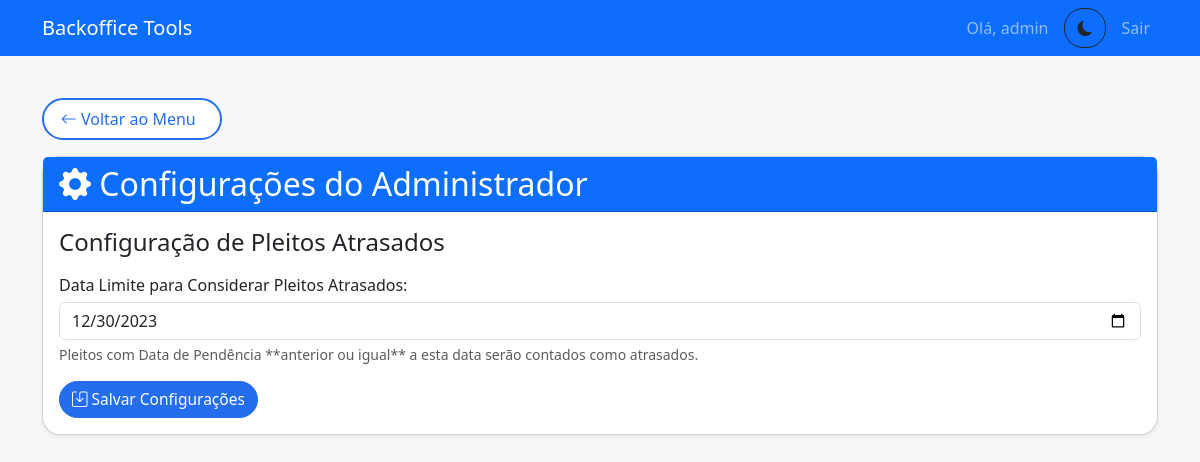
The app's page /admin_settings (signed in), older data.
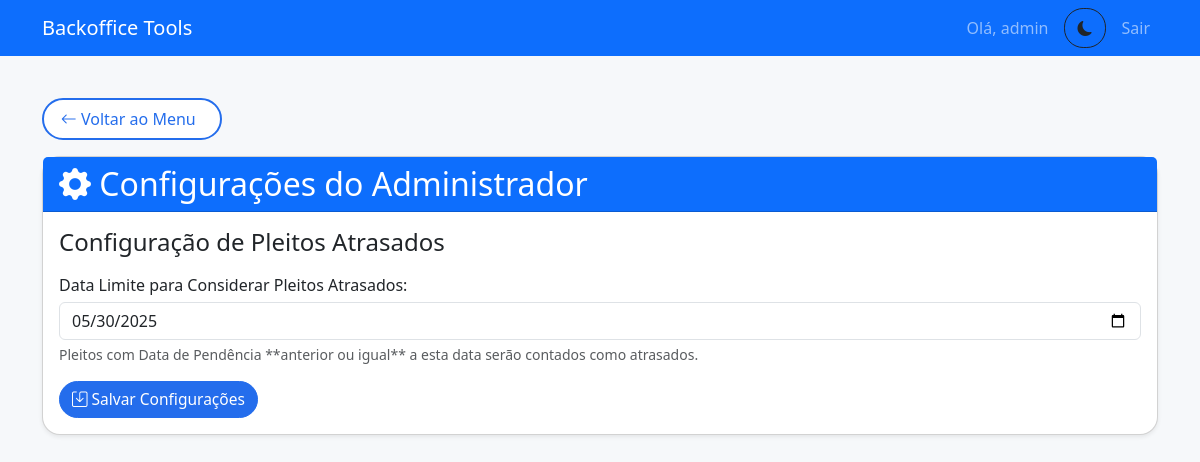
The same page, newer data.
### models.py (models this page shows, shortened)
class Configuracao(db.Model):
    id = db.Column(db.Integer, primary_key=True)
    chave = db.Column(db.String(100), unique=True, nullable=False)
    valor = db.Column(db.String(255), nullable=True)
    tipo = db.Column(db.String(50), nullable=True)
    descricao = db.Column(db.Text, nullable=True)

### app.py (the view, shortened to what this page needs)
@app.route('/admin_settings', methods=['GET', 'POST'])
@permission_required('can_manage_users') # Apenas Admin pode acessar configurações gerais
def admin_settings():
    config_atraso = Configuracao.query.filter_by(chave='data_limite_pleitos_atrasados').first()
    data_limite_atraso = config_atraso.valor if config_atraso else (datetime.now() - timedelta(days=30)).strftime('%Y-%m-%d') # Valor padrão se não existir
    return render_template('admin_settings.html', data_limite_atraso=data_limite_atraso)

### app.py (called while the page is built)
def permission_required(permission_name):
    def decorator(f):
        @wraps(f)
        def decorated_function(*args, **kwargs):
            if 'username' not in session:
                flash('Você precisa estar logado para acessar esta funcionalidade.', 'danger')
                return redirect(url_for('login'))
            user = User.query.filter_by(username=session['username']).first()
            if user and hasattr(user.role, permission_name) and getattr(user.role, permission_name):
                return f(*args, **kwargs)
            else:
                flash('Você não tem permissão para realizar esta ação ou acessar esta página.', 'danger')
                return redirect(url_for('menu')) # Ou abort(403)
        return decorated_function
    return decorator

### templates/admin_settings.html (shortened to what this page needs)
{% extends "base.html" %}
{% block content %}
<a href="{{ url_for('menu') }}" class="btn btn-outline-primary mb-3">
    <i class="bi bi-arrow-left"></i> Voltar ao Menu
</a>
<div class="card shadow-sm">
    <div class="card-header bg-primary text-white">
        <h2 class="mb-0">
            <i class="bi bi-gear-fill"></i> Configurações do Administrador
        </h2>
    </div>
    <div class="card-body">
        <form method="POST" action="{{ url_for('admin_settings') }}">
            <h4 class="mb-3">Configuração de Pleitos Atrasados</h4>
            <div class="mb-3">
                <label for="data_limite_pleitos_atrasados" class="form-label">
                    Data Limite para Considerar Pleitos Atrasados:
                </label>
                <input type="date" class="form-control" id="data_limite_pleitos_atrasados"
                       name="data_limite_pleitos_atrasados"
                       value="{{ data_limite_atraso }}" required>
                <div class="form-text">
                    Pleitos com Data de Pendência **anterior ou igual** a esta data serão contados como atrasados.
                </div>
            </div>
            <button type="submit" class="btn btn-primary">
                <i class="bi bi-save"></i> Salvar Configurações
            </button>
        </form>
    </div>
</div>
{% endblock %}

### templates/base.html (shortened to what this page needs)
<!DOCTYPE html>
<html lang="pt-BR">
<head>
    <link href="https://cdn.jsdelivr.net/npm/bootstrap@5.3.0/dist/css/bootstrap.min.css" rel="stylesheet">
    <link rel="stylesheet" href="https://cdn.jsdelivr.net/npm/bootstrap-icons@1.8.0/font/bootstrap-icons.css">
    <link rel="stylesheet" href="{{ url_for('static', filename='styles.css') }}">
</head>
<body class="{% if request.path == url_for('login') %}login-page{% endif %}">
    {% if 'username' in session or request.path == url_for('login') %}
    <nav class="navbar navbar-expand-lg navbar-dark bg-primary">
        <div class="container">
            <a class="navbar-brand" href="{{ url_for('home') }}">Backoffice Tools</a>
            <div class="navbar-nav ms-auto">
                {% if 'username' in session %}
                    <span class="navbar-text me-3">Olá, {{ session['username'] }}</span>
                    <button id="darkModeToggle" class="btn btn-sm {% if body_classes and 'dark-mode' in body_classes %}btn-outline-light{% else %}btn-outline-dark{% endif %} me-2">
                        <i class="bi {% if body_classes and 'dark-mode' in body_classes %}bi-sun-fill{% else %}bi-moon-fill{% endif %}"></i>
                    </button>
                    <a class="nav-link" href="{{ url_for('logout') }}">Sair</a>
                {% else %}
                    <button id="darkModeToggle" class="btn btn-sm btn-outline-light me-2">
                        <i class="bi bi-moon-fill"></i>
                    </button>
                {% endif %}
            </div>
        </div>
    </nav>
    {% endif %}
    <div class="container mt-4">
        {% block content %}{% endblock %}
    </div>
</body>
</html>

### static/styles.css (style rules this page uses)
body { background-color: #f6f8fa; font-family: 'Segoe UI', Arial, sans-serif; }
.card { border-radius: 18px; box-shadow: 0 2px 12px rgba(50, 60, 100, 0.07); }
.card-header { border-radius: 18px 18px 0 0; font-size: 1.15rem; font-weight: 500; }
.btn, .btn-primary, .btn-outline-primary, .btn-outline-info, .btn-outline-success, .btn-outline-warning, .btn-outline-secondary { border-radius: 1.2rem !important; font-weight: 500; font-size: 0.97rem; transition: background 0.18s; box-shadow: none !important; }
.btn-primary, .btn-outline-primary { background-color: #246dec; border-color: #246dec; color: #fff !important; }
.btn-sm { padding: 0.22rem 0.75rem; font-size: 0.94rem; border-radius: 1.2rem; }
a.btn-outline-primary.mb-3 { font-size: 1rem; padding: 0.44rem 1.5rem 0.44rem 1.05rem; border-radius: 1.7rem !important; margin-bottom: 1.3rem; margin-top: 1.1rem; background: #fff; font-weight: 500; border: 2px solid #246dec; color: #246dec !important; transition: background 0.13s, color 0.13s; }
.form-label { font-weight: 500; margin-bottom: 0.3rem; }
.btn-edit-feriados, #btnFeriados, .btn-modal, .btn-outline-primary { background: #fff; color: #246dec !important; border: 1.5px solid #246dec; border-radius: 1.2rem !important; font-weight: 500; padding: 0.3rem 1.1rem; font-size: 0.97rem; margin-bottom: 0.3em; transition: background .15s, color .15s; }
.btn-outline-primary, .btn-primary, .btn-warning, .btn-success, .btn-secondary { min-width: 120px; }

### templates/base.html (style rules this page uses)
:root { --bg-light: #f8f9fa; --text-light: #212529; --card-light: #ffffff; --primary-light: #0d6efd; --secondary-light: #6c757d; --bg-dark: #121212; --text-dark: #e0e0e0; --card-dark: #1e1e1e; --primary-dark: #1a4b8c; --secondary-dark: #495057; }

Row changes from the older to the newer data that the page shows:
changed Configuracao: data_limite_pleitos_atrasados "12/30/2023" → "05/30/2025"
